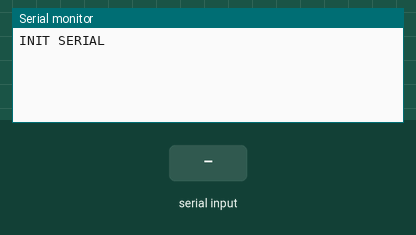
Bench run of a sketch on a simulated ESP32. On the bench: the last lines printed to the serial monitor. The test bench sets the inputs (shaded band).

Above: at 1.2 s.
1.3 s: "1" received over the second serial link
At 3.3 s:
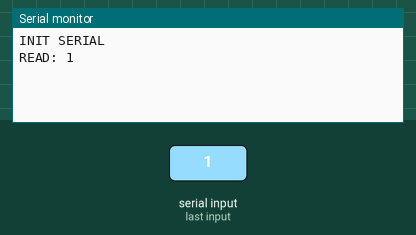
3.8 s: "0" received over the second serial link
At 5.2 s:
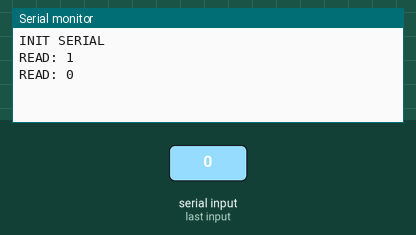
5.3 s: "2" received over the second serial link
At 7.6 s:
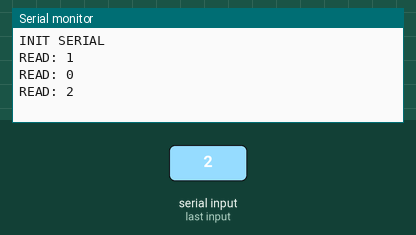

The sketch:

esp32-serial2.ino
```cpp
#define RXD2 16
#define TXD2 17

void setup() {
  Serial.begin(115200);
  Serial2.begin(9600, SERIAL_8N1, RXD2, TXD2);
  Serial.println("INIT SERIAL");
}

void loop() {
  const String txt = Serial2.readString();

  if(txt.length() > 0){
    Serial.print("READ: ");
    Serial.println(txt);
  }
}
```

Measured:
- after the input at 1.3 s, the serial monitor: prints a new line after 1.0 s (image 1)
- after the input at 3.8 s, the serial monitor: prints a new line after 1.0 s (image 2)
- after the input at 5.3 s, the serial monitor: prints a new line after 1.0 s (image 3)
